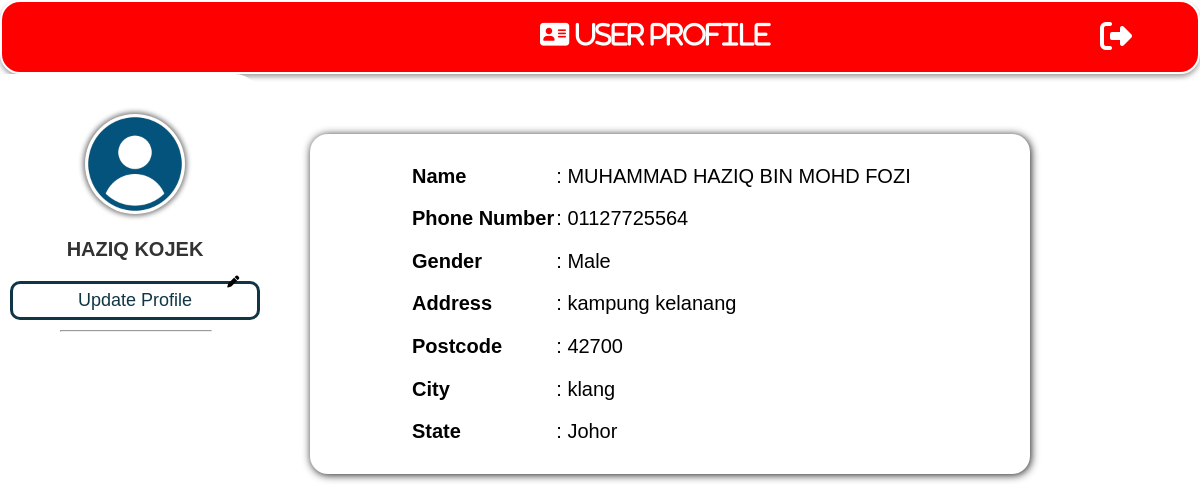
Page /customer/profile/profile.php (signed in) on the committed database.
### tables this page shows
CREATE TABLE `customers` (
  `customerId` int NOT NULL,
  `customer_name` varchar(100) NOT NULL,
  `customer_phoneNo` varchar(12) NOT NULL,
  `customer_gender` char(6) NOT NULL,
  `customer_address` varchar(100) NOT NULL,
  `customer_postcode` char(5) NOT NULL,
  `customer_city` varchar(45) NOT NULL,
  `customer_state` varchar(100) NOT NULL,
  `customer_username` varchar(100) NOT NULL,
  `customer_password` varchar(100) NOT NULL,
  `admin_id` int DEFAULT NULL
);

### customer/profile/profile.php (the view, shortened to what this page needs)
<?php
include('../../connect.php');
$id = $_SESSION['id'];
?>
<?php
if (isset($id)) {
    $query = "SELECT * FROM customers WHERE customerID= $id";
    $result = mysqli_query($con, $query);
    if (mysqli_num_rows($result) > 0) {
        while ($record = mysqli_fetch_assoc($result)) {
            $cn = $record["customer_name"];
            $cp = $record["customer_phoneNo"];
            $cg = $record["customer_gender"];
            $ca = $record["customer_address"];
            $cpc = $record["customer_postcode"];
            $cc = $record["customer_city"];
            $cs = $record["customer_state"];
            $cu = $record["customer_username"];
        }
    } else {
        header("location: ../../index.html");
        exit;
    }
} else {
    header('Location: ../../index.html');
    exit;
}
?>
<!DOCTYPE html>
<html lang="en">
<head>
    <link rel="stylesheet" href="profile.css">
    <link rel="stylesheet" href="https://cdnjs.cloudflare.com/ajax/libs/font-awesome/5.12.1/css/all.min.css">
</head>
<body>
    <div class="navbar-top">
        <div class="title">
            <i class='fas fa-address-card' style='font-size:26px'> User Profile </i>
        </div>
        <ul>
            <li>
                <a href="../customer_homepage.php" onclick="navigateToPage(event, '../customer_homepage.php')">
                    <i class="fa fa-sign-out-alt fa-2x" style="color: rgb(255, 255, 255);"></i>
                </a>
            </li>
        </ul>
    </div>
    <div class="sidenav">
        <div class="profile">
            <img src="profileimg.png" width="100" height="100">
            <div class="username">
                <?php echo $cu; ?>
            </div>
        </div>
        <div class="sidenav-url">
            <div class="url">
                <i class="fa fa-pen fa-xs edit"></i>
                <a href="./update.php" class="btn btn-outline-primary btn-lg">Update Profile</a>
                <hr align="center">
            </div>
        </div>
    </div>
    <div class="main">
        <div class="card">
            <div class="card-body">
                <table>
                    <tbody>
                        <tr>
                            <td><strong>Name</strong></td>
                            <td>
                                :
                                <?php echo $cn; ?>
                            </td>
                        </tr>
                        <tr>
                            <td><strong>Phone Number</strong></td>
                            <td>
                                :
                                <?php echo $cp; ?>
                            </td>
                        </tr>
                        <tr>
                            <td><strong>Gender</strong></td>
                            <td>
                                :
                                <?php echo $cg; ?>
                            </td>
                        </tr>
                        <tr>
                            <td><strong>Address</strong></td>
                            <td>
                                :
                                <?php echo $ca; ?>
                            </td>
                        </tr>
                        <tr>
                            <td><strong>Postcode</strong></td>
                            <td>
                                :
                                <?php echo $cpc; ?>
                            </td>
                        </tr>
                        <tr>
                            <td><strong>City</strong></td>
                            <td>
                                :
                                <?php echo $cc; ?>
                            </td>
                        </tr>
                        <tr>
                            <td><strong>State</strong></td>
                            <td>
                                :
                                <?php echo $cs; ?>
                            </td>
                        </tr>
                    </tbody>
                </table>
            </div>
        </div>
    </div>
</body>
</html>

### customer/profile/profile.css (style rules this page uses)
* { margin: 0; padding: 0; font-family: Verdana, Geneva, Tahoma, sans-serif, cursive; }
body { background-color: white; overflow: hidden; }
.navbar-top { background-color: red; color: #FFFFFF; border: solid 2px; border-radius: 20px; box-shadow: 0px 3px 5px 0px rgb(166, 162, 162); height: 70px; }
.title { padding-top: 20px; position: fixed; left: 45%; }
.navbar-top ul { float: right; list-style-type: none; margin: 0; overflow: hidden; padding: 18px 50px 0 40px; }
.navbar-top ul li { float: left; }
.navbar-top ul li a { color: #333; padding: 14px 16px; text-align: center; text-decoration: none; }
.sidenav { background-color: #ffffff; color: #333; border-top-right-radius: 25px; height: auto; left: 0; padding-left: 10px; overflow-x: hidden; padding-top: 20px; position: fixed; top: 5; width: 250px; }
.profile { margin-bottom: 20px; margin-top: 20px; text-align: center; }
.profile img { border-radius: 60%; box-shadow: 0px 0px 5px 2px grey; }
.username { font-size: 20px; font-weight: bold; padding-top: 20px; }
.url, hr { text-align: center; }
.url hr { margin-left: 20%; width: 60%; }
.url a { color: #103646; display: block; font-size: 18px; margin: 10px 0; padding: 6px 8px; text-decoration: none; }
.main { margin-top: 5%; margin-left: 25%; font-size: 28px; padding: 0 10px; width: 60%; }
.main .card { background-color: #ffffff; font-family: 'Comic Sans MS', cursive; color: #000000; text-align: left; border-radius: 18px; box-shadow: 1px 1px 8px 0 rgb(24, 25, 25); height: auto; margin-bottom: 20px; padding: 20px 0 20px 50px; }
.main .card table { border: none; font-size: 20px; height: 300px; margin-left: 50px; min-width: 25%; }
.edit { position: absolute; color: black; right: 8%; }
.btn { background-color: white; border: solid; border-radius: 10px; color: red; padding: 20px 20px; text-align: center; text-decoration: none; display: inline-block; font-size: 20px; margin: 10px 2px; cursor: pointer; }

### rows in the picture
customers: customer_username "HAZIQ KOJEK", customer_name "MUHAMMAD HAZIQ BIN MOHD FOZI", customer_phoneNo "01127725564", customer_gender "Male", customer_address "kampung kelanang", customer_postcode "42700", customer_city "klang", customer_state "Johor"
